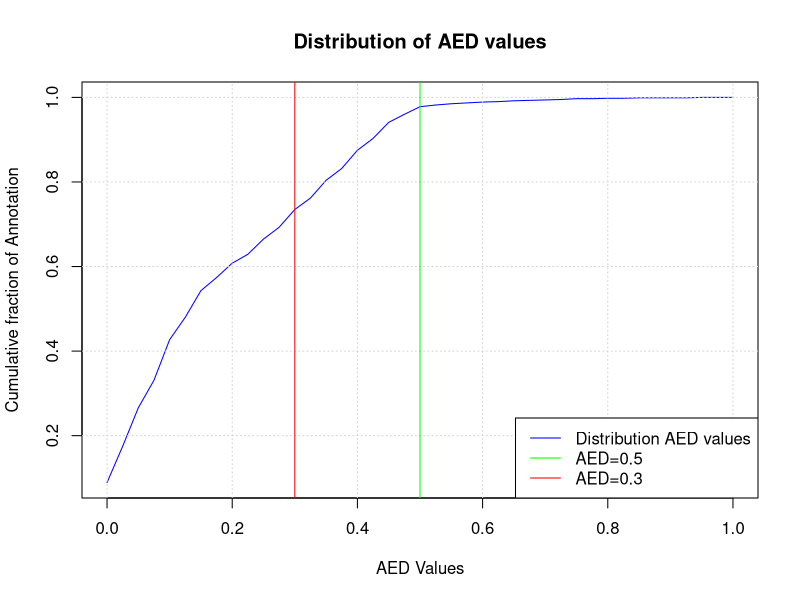

Reproduce this figure in R.
library(tidyverse)
library(data.table)

setwd("C:/Users/dario/OneDrive/università/MA/Module Genomics/Genome and Transcriptome")


data_plot <- read.table("assembly.all.maker.renamed.gff.AED.txt")

View(data_plot)

names(data_plot)[1] <- "AED"
names(data_plot)[2] <- "Percentage"

plot(data_plot$AED,data_plot$Percentage, xlab = "AED Values", ylab = "Cumulative fraction of Annotation", type='l',lty=1, col='blue' )
grid()
abline(v=0.5, col="green")
abline(v=0.3, col="red")
legend('bottomright', legend =c("Distribution AED values", "AED=0.5", "AED=0.3"), col = c('blue', 'green', 'red'), lty = c(1,1,1))
title("Distribution of AED values")
